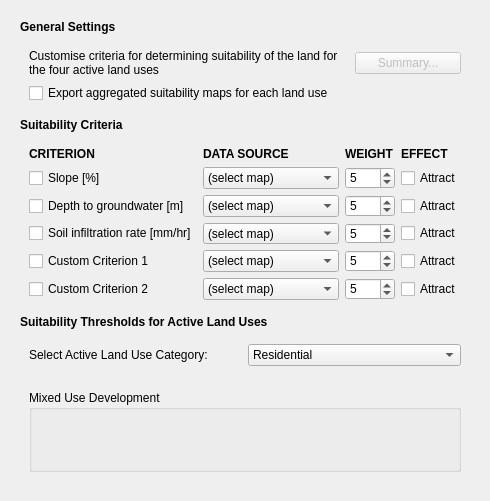
                <widget class="QWidget" name="inputs_contents_3">
                 <property name="geometry">
                  <rect>
                   <x>0</x>
                   <y>0</y>
                   <width>490</width>
                   <height>477</height>
                  </rect>
                 </property>
                 <layout class="QVBoxLayout" name="verticalLayout_14">
                  <item>
                   <layout class="QVBoxLayout" name="verticalLayout_25">
                    <property name="margin">
                     <number>9</number>
                    </property>
                    <item>
                     <widget class="QLabel" name="suit_general_title">
                      <property name="text">
                       <string>&lt;html&gt;&lt;head/&gt;&lt;body&gt;&lt;p&gt;&lt;span style=&quot; font-weight:600;&quot;&gt;General Settings&lt;/span&gt;&lt;/p&gt;&lt;/body&gt;&lt;/html&gt;</string>
                      </property>
                     </widget>
                    </item>
                    <item>
                     <widget class="QWidget" name="suit_general_box" native="true">
                      <layout class="QGridLayout" name="gridLayout_8">
                       <item row="0" column="1">
                        <widget class="QPushButton" name="suit_general_summary">
                         <property name="enabled">
                          <bool>false</bool>
                         </property>
                         <property name="text">
                          <string>Summary...</string>
                         </property>
                        </widget>
                       </item>
                       <item row="0" column="0">
                        <widget class="QLabel" name="suit_general_lbl">
                         <property name="minimumSize">
                          <size>
                           <width>320</width>
                           <height>0</height>
                          </size>
                         </property>
                         <property name="maximumSize">
                          <size>
                           <width>16777215</width>
                           <height>16777215</height>
                          </size>
                         </property>
                         <property name="text">
                          <string>Customise criteria for determining suitability of the land for the four active land uses</string>
                         </property>
                         <property name="wordWrap">
                          <bool>true</bool>
                         </property>
                        </widget>
                       </item>
                       <item row="1" column="0">
                        <widget class="QCheckBox" name="suit_export_maps">
                         <property name="text">
                          <string>Export aggregated suitability maps for each land use</string>
                         </property>
                        </widget>
                       </item>
                      </layout>
                     </widget>
                    </item>
                    <item>
                     <widget class="QLabel" name="suit_crit_title">
                      <property name="text">
                       <string>&lt;html&gt;&lt;head/&gt;&lt;body&gt;&lt;p&gt;&lt;span style=&quot; font-weight:600;&quot;&gt;Suitability Criteria&lt;/span&gt;&lt;/p&gt;&lt;/body&gt;&lt;/html&gt;</string>
                      </property>
                     </widget>
                    </item>
                    <item>
                     <widget class="QWidget" name="suit_crit_widget" native="true">
                      <layout class="QGridLayout" name="gridLayout_11">
                       <item row="4" column="0">
                        <widget class="QCheckBox" name="suit_soil_check">
                         <property name="text">
                          <string>Soil infiltration rate [mm/hr]</string>
                         </property>
                        </widget>
                       </item>
                       <item row="0" column="1">
                        <widget class="QLabel" name="suit_crit_lbl2">
                         <property name="text">
                          <string>&lt;html&gt;&lt;head/&gt;&lt;body&gt;&lt;p&gt;&lt;span style=&quot; font-weight:600;&quot;&gt;DATA SOURCE&lt;/span&gt;&lt;/p&gt;&lt;/body&gt;&lt;/html&gt;</string>
                         </property>
                        </widget>
                       </item>
                       <item row="3" column="0">
                        <widget class="QCheckBox" name="suit_gw_check">
                         <property name="text">
                          <string>Depth to groundwater [m]</string>
                         </property>
                        </widget>
                       </item>
                       <item row="2" column="1">
                        <widget class="QComboBox" name="suit_slope_data">
                         <item>
                          <property name="text">
                           <string>(select map)</string>
                          </property>
                         </item>
                        </widget>
                       </item>
                       <item row="0" column="2">
                        <widget class="QLabel" name="suit_crit_lbl3">
                         <property name="text">
                          <string>&lt;html&gt;&lt;head/&gt;&lt;body&gt;&lt;p&gt;&lt;span style=&quot; font-weight:600;&quot;&gt;WEIGHT&lt;/span&gt;&lt;/p&gt;&lt;/body&gt;&lt;/html&gt;</string>
                         </property>
                        </widget>
                       </item>
                       <item row="3" column="1">
                        <widget class="QComboBox" name="suit_gw_data">
                         <item>
                          <property name="text">
                           <string>(select map)</string>
                          </property>
                         </item>
                        </widget>
                       </item>
                       <item row="2" column="2">
                        <widget class="QSpinBox" name="suit_slope_weight">
                         <property name="maximumSize">
                          <size>
                           <width>50</width>
                           <height>16777215</height>
                          </size>
                         </property>
                         <property name="suffix">
                          <string/>
                         </property>
                         <property name="maximum">
                          <number>10</number>
                         </property>
                         <property name="value">
                          <number>5</number>
                         </property>
                        </widget>
                       </item>
                       <item row="5" column="1">
                        <widget class="QComboBox" name="suit_custom1_data">
                         <item>
                          <property name="text">
                           <string>(select map)</string>
                          </property>
                         </item>
                        </widget>
                       </item>
                       <item row="4" column="1">
                        <widget class="QComboBox" name="suit_soil_data">
                         <item>
                          <property name="text">
                           <string>(select map)</string>
                          </property>
                         </item>
                        </widget>
                       </item>
                       <item row="2" column="3">
                        <widget class="QCheckBox" name="suit_slope_attract">
                         <property name="maximumSize">
                          <size>
                           <width>60</width>
                           <height>16777215</height>
                          </size>
                         </property>
                         <property name="text">
                          <string>Attract</string>
                         </property>
                        </widget>
                       </item>
                       <item row="5" column="2">
                        <widget class="QSpinBox" name="suit_custom1_weight">
                         <property name="maximumSize">
                          <size>
                           <width>50</width>
                           <height>16777215</height>
                          </size>
                         </property>
                         <property name="suffix">
                          <string/>
                         </property>
                         <property name="maximum">
                          <number>10</number>
                         </property>
                         <property name="value">
                          <number>5</number>
                         </property>
                        </widget>
                       </item>
                       <item row="4" column="2">
                        <widget class="QSpinBox" name="suit_soil_weight">
                         <property name="maximumSize">
                          <size>
                           <width>50</width>
                           <height>16777215</height>
                          </size>
                         </property>
                         <property name="suffix">
                          <string/>
                         </property>
                         <property name="maximum">
                          <number>10</number>
                         </property>
                         <property name="value">
                          <number>5</number>
                         </property>
                        </widget>
                       </item>
                       <item row="3" column="3">
                        <widget class="QCheckBox" name="suit_gw_attract">
                         <property name="maximumSize">
                          <size>
                           <width>60</width>
                           <height>16777215</height>
                          </size>
                         </property>
                         <property name="text">
                          <string>Attract</string>
                         </property>
                        </widget>
                       </item>
                       <item row="5" column="3">
                        <widget class="QCheckBox" name="suit_custom1_attract">
                         <property name="maximumSize">
                          <size>
                           <width>60</width>
                           <height>16777215</height>
                          </size>
                         </property>
                         <property name="text">
                          <string>Attract</string>
                         </property>
                        </widget>
                       </item>
                       <item row="3" column="2">
                        <widget class="QSpinBox" name="suit_gw_weight">
                         <property name="maximumSize">
                          <size>
                           <width>50</width>
                           <height>16777215</height>
                          </size>
                         </property>
                         <property name="suffix">
                          <string/>
                         </property>
                         <property name="maximum">
                          <number>10</number>
                         </property>
                         <property name="value">
                          <number>5</number>
                         </property>
                        </widget>
                       </item>
                       <item row="4" column="3">
                        <widget class="QCheckBox" name="suit_soil_attract">
                         <property name="maximumSize">
                          <size>
                           <width>60</width>
                           <height>16777215</height>
                          </size>
                         </property>
                         <property name="text">
                          <string>Attract</string>
                         </property>
                        </widget>
                       </item>
                       <item row="0" column="3">
                        <widget class="QLabel" name="suit_crit_lbl4">
                         <property name="text">
                          <string>&lt;html&gt;&lt;head/&gt;&lt;body&gt;&lt;p&gt;&lt;span style=&quot; font-weight:600;&quot;&gt;EFFECT&lt;/span&gt;&lt;/p&gt;&lt;/body&gt;&lt;/html&gt;</string>
                         </property>
                        </widget>
                       </item>
                       <item row="5" column="0">
                        <widget class="QCheckBox" name="suit_custom1_check">
                         <property name="text">
                          <string>Custom Criterion 1</string>
                         </property>
                        </widget>
                       </item>
                       <item row="0" column="0">
                        <widget class="QLabel" name="suit_crit_lbl1">
                         <property name="text">
                          <string>&lt;html&gt;&lt;head/&gt;&lt;body&gt;&lt;p&gt;&lt;span style=&quot; font-weight:600;&quot;&gt;CRITERION&lt;/span&gt;&lt;/p&gt;&lt;/body&gt;&lt;/html&gt;</string>
                         </property>
                        </widget>
                       </item>
                       <item row="6" column="0">
                        <widget class="QCheckBox" name="suit_custom2_check">
                         <property name="text">
                          <string>Custom Criterion 2</string>
                         </property>
                        </widget>
                       </item>
                       <item row="6" column="1">
                        <widget class="QComboBox" name="suit_custom2_data">
                         <item>
                          <property name="text">
                           <string>(select map)</string>
                          </property>
                         </item>
                        </widget>
                       </item>
                       <item row="6" column="2">
                        <widget class="QSpinBox" name="suit_custom2_weight">
                         <property name="maximumSize">
                          <size>
                           <width>50</width>
                           <height>16777215</height>
                          </size>
                         </property>
                         <property name="suffix">
                          <string/>
                         </property>
                         <property name="maximum">
                          <number>10</number>
                         </property>
                         <property name="value">
                          <number>5</number>
                         </property>
                        </widget>
                       </item>
                       <item row="6" column="3">
                        <widget class="QCheckBox" name="suit_custom2_attract">
                         <property name="maximumSize">
                          <size>
                           <width>60</width>
                           <height>16777215</height>
                          </size>
                         </property>
                         <property name="text">
                          <string>Attract</string>
                         </property>
                        </widget>
                       </item>
                       <item row="2" column="0">
                        <widget class="QCheckBox" name="suit_slope_check">
                         <property name="text">
                          <string>Slope [%]</string>
                         </property>
                        </widget>
                       </item>
                      </layout>
                     </widget>
                    </item>
                    <item>
                     <widget class="QLabel" name="suit_thresholds_title">
                      <property name="text">
                       <string>&lt;html&gt;&lt;head/&gt;&lt;body&gt;&lt;p&gt;&lt;span style=&quot; font-weight:600;&quot;&gt;Suitability Thresholds for Active Land Uses&lt;/span&gt;&lt;/p&gt;&lt;/body&gt;&lt;/html&gt;</string>
                      </property>
                     </widget>
                    </item>
                    <item>
                     <widget class="QWidget" name="suit_threshold_widget" native="true">
                      <layout class="QHBoxLayout" name="horizontalLayout_2">
                       <item>
                        <widget class="QLabel" name="suit_threshold_lbl">
                         <property name="text">
                          <string>Select Active Land Use Category:</string>
                         </property>
                        </widget>
                       </item>
                       <item>
                        <widget class="QComboBox" name="suit_threshold_luccombo">
                         <item>
                          <property name="text">
                           <string>Residential</string>
                          </property>
                         </item>
                         <item>
                          <property name="text">
                           <string>Commercial</string>
                          </property>
                         </item>
                         <item>
                          <property name="text">
                           <string>Industrial</string>
                          </property>
                         </item>
                         <item>
                          <property name="text">
                           <string>Mixed Use Development</string>
                          </property>
                         </item>
                        </widget>
                       </item>
                      </layout>
                     </widget>
                    </item>
                    <item>
                     <widget class="QStackedWidget" name="suit_threshold_stack">
                      <property name="minimumSize">
                       <size>
                        <width>0</width>
                        <height>100</height>
                       </size>
                      </property>
                      <property name="currentIndex">
                       <number>3</number>
                      </property>
                      <widget class="QWidget" name="page_4">
                       <layout class="QVBoxLayout" name="verticalLayout_18">
                        <item>
                         <widget class="QGroupBox" name="suit_thresh_res">
                          <property name="title">
                           <string>Residential</string>
                          </property>
                         </widget>
                        </item>
                       </layout>
                      </widget>
                      <widget class="QWidget" name="page_5">
                       <layout class="QVBoxLayout" name="verticalLayout_19">
                        <item>
                         <widget class="QGroupBox" name="suit_thresh_com">
                          <property name="title">
                           <string>Commercial</string>
                          </property>
                         </widget>
                        </item>
                       </layout>
                      </widget>
                      <widget class="QWidget" name="page_6">
                       <layout class="QVBoxLayout" name="verticalLayout_20">
                        <item>
                         <widget class="QGroupBox" name="suit_thresh_ind">
                          <property name="title">
                           <string>Industrial</string>
                          </property>
                         </widget>
                        </item>
                       </layout>
                      </widget>
                      <widget class="QWidget" name="page_7">
                       <layout class="QVBoxLayout" name="verticalLayout_21">
                        <item>
                         <widget class="QGroupBox" name="suit_thresh_office">
                          <property name="title">
                           <string>Mixed Use Development</string>
                          </property>
                         </widget>
                        </item>
                       </layout>
                      </widget>
                     </widget>
                    </item>
                   </layout>
                  </item>
                 </layout>
                </widget>
